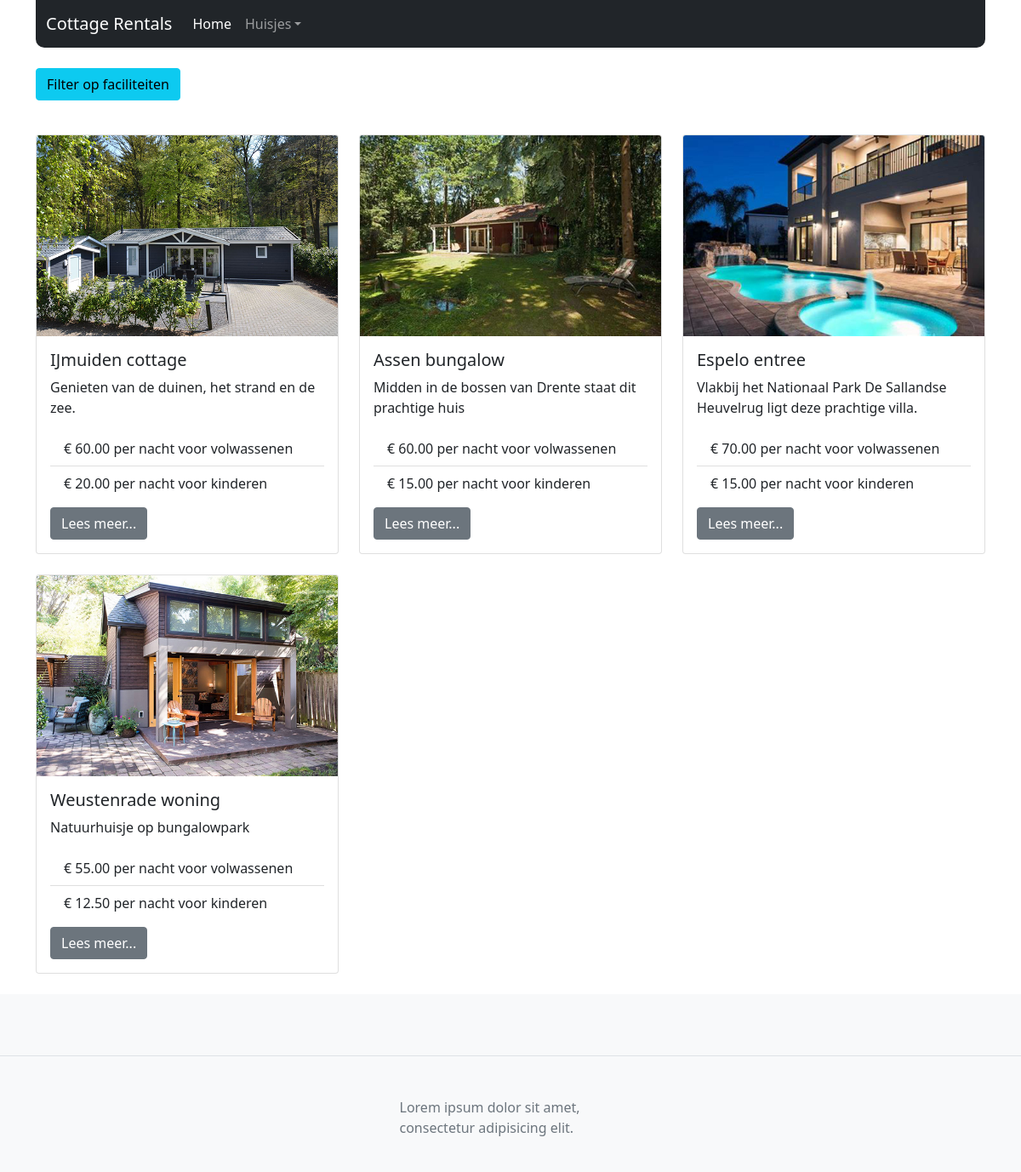
The page / on the database its author committed.
### tables this page shows
CREATE TABLE `cottages` (
  `cottage_id` int(11) NOT NULL,
  `cottage_name` varchar(50) NOT NULL,
  `cottage_excerpt` varchar(255) NOT NULL,
  `cottage_desc` longtext NOT NULL,
  `cottage_img` varchar(255) NOT NULL,
  `cottage_img2` varchar(255) NOT NULL,
  `cottage_img3` varchar(255) NOT NULL,
  `cottage_img4` varchar(255) NOT NULL,
  `cottage_price_a` double(11,2) NOT NULL,
  `cottage_price_c` double(11,2) NOT NULL
);

### includes/functions.php (called while the page is built)
<?php
function getData($sql, $method){
    global $conn;
    $statement = $conn->query($sql);
    if($method == 'fetch'){
        $result = $statement->fetch(PDO::FETCH_ASSOC);
    }
    else {
        $result = $statement->fetchAll(PDO::FETCH_ASSOC);
    }
    return $result;
}
function FormatNumber($num){
   return number_format((float)$num, 2, '.', '');
}
?>

### index.php (the view, shortened to what this page needs)
<?php
include 'includes/database.php';
include 'includes/functions.php';
include "header.php";
include "includes/filter.php";
?>
<section>
    <div class="container mt-4">
        <div class="row">
            <?php
            if($filter == false){
                $sql = "SELECT * FROM `cottages`";
            }
                $tblCottages = getData($sql, "fetchAll");
            ?>
            <?php
            if(count($tblCottages) == 0){
            ?>
                <div class="col-12">
                    <div class="alert alert-warning" role="alert">Helaas er zijn geen huisjes met de volgende selectie: <?php echo $selection; ?> </div>
                </div>
            <?php }
            else {count($tblCottages) > 0 ?>
                <?php
                 foreach($tblCottages as $cottage){
                 ?>
                <div class="col-12 col-md-4 mb-4 d-flex align-self-stretch">
                    <div class="card">
                        <img class="card-img-top mask-effect" src="img/<?php echo $cottage['cottage_img'];?>" alt="cottage_name">
                            <div class="card-body">
                                <h5 class="card-title"><?php echo $cottage['cottage_name'];?></h5>
                                <p class="card-text"><?php echo $cottage['cottage_excerpt'];?></p>
                                <ul class="list-group list-group-flush">
                                    <li class="list-group-item"><?php echo "€ ".formatnumber($cottage['cottage_price_a'])." per nacht voor volwassenen";?></li>
                                    <li class="list-group-item"><?php echo "€ ".FormatNumber($cottage['cottage_price_c'])." per nacht voor kinderen";?></li>
                                </ul>
                                <a href="huisjes.php?cottageID=<?php echo $cottage['cottage_id']; ?>" class="btn btn-secondary mt-2">Lees meer...</a>
                            </div>
                        </div>
                    </div>
                <?php } ?>
            <?php }  ?>
        </div>
    </div>
</section>
<?php
include 'footer.php';
?>

### header.php (shortened to what this page needs)
<!doctype html>
<html lang="en">
  <head>
    <link href="https://cdn.jsdelivr.net/npm/bootstrap@5.1.3/dist/css/bootstrap.min.css" rel="stylesheet">
    <link rel="stylesheet" href="css/styles.css">
  </head>
  <body class="body-wrapper">
    <section>
        <div class="container">
        <?php
        include 'menu.php';
        ?>
        </div>
    </section>

### menu.php (shortened to what this page needs)
 <nav class="navbar navbar-expand-lg navbar-dark bg-dark">
    <div class="container-fluid">
        <a class="navbar-brand" href="#">Cottage Rentals</a>
        <div class="collapse navbar-collapse" id="navbarSupportedContent">
            <ul class="navbar-nav me-auto mb-2 mb-lg-0">
                <li class="nav-item"><a class="nav-link active" aria-current="page" href="index.php">Home</a></li>
                <li class="nav-item dropdown">
                    <a class="nav-link dropdown-toggle" href="#" id="navbarDropdown" role="button" data-toggle="dropdown" aria-expanded="false">Huisjes</a>
                        <?php
                        $tblCottages = getData("SELECT * FROM `cottages`", "fetchAll");
                        ?>
                </li>
            </ul>
        </div>
    </div>
</nav>

### includes/filter.php (shortened to what this page needs)
<section>
    <div class="container mt-4 mb-1">
    <p>
        <button class="btn btn-info" type="button" data-toggle="collapse" data-target="#collapseFilter" aria-expanded="false" aria-controls="collapseFilter">
        Filter op faciliteiten</button>
    </p>
                        <?php
                            if(isset($_GET["formFacilities"])){
                                $arrFrmFilter = $_GET["formFacilities"];
                                $selection = "";
                                $filter = true;
                            }
                            else {
                                $filter = false;
                            }
                            ?>
    </div>
</section>

### footer.php (shortened to what this page needs)
<footer class="text-center text-lg-start bg-light text-muted">
  <section
    class="d-flex justify-content-center justify-content-lg-between p-4 border-bottom"
  >
    <div>
    </div>
  </section>
  <section class="">
    <div class="container text-center text-md-start mt-5">
      <div class="row mt-3">
        <div class="col-md-3 col-lg-4 col-xl-3 mx-auto mb-4">
          <p>
          Lorem ipsum dolor sit amet, consectetur adipisicing elit.
          </p>
        </div>
      </div>
    </div>
  </section>
</footer>
  </body>
</html>

### css/styles.css (style rules this page uses)
.navbar { border-bottom: 10px; border-radius: 0 0 10px 10px; }

### rows shown on the page
cottages: cottage_img (picture), cottage_name "IJmuiden cottage", cottage_excerpt "Genieten van de duinen, het strand en de zee.", cottage_price_a "60.00", cottage_price_c "20.00"
cottages: cottage_img (picture), cottage_name "Assen bungalow", cottage_excerpt "Midden in de bossen van Drente staat dit prachtige huis", cottage_price_a "60.00", cottage_price_c "15.00"
cottages: cottage_img (picture), cottage_name "Espelo entree", cottage_excerpt "Vlakbij het Nationaal Park De Sallandse Heuvelrug ligt deze prachtige villa.", cottage_price_a "70.00", cottage_price_c "15.00"
cottages: cottage_img (picture), cottage_name "Weustenrade woning", cottage_excerpt "Natuurhuisje op bungalowpark", cottage_price_a "55.00", cottage_price_c "12.50"
